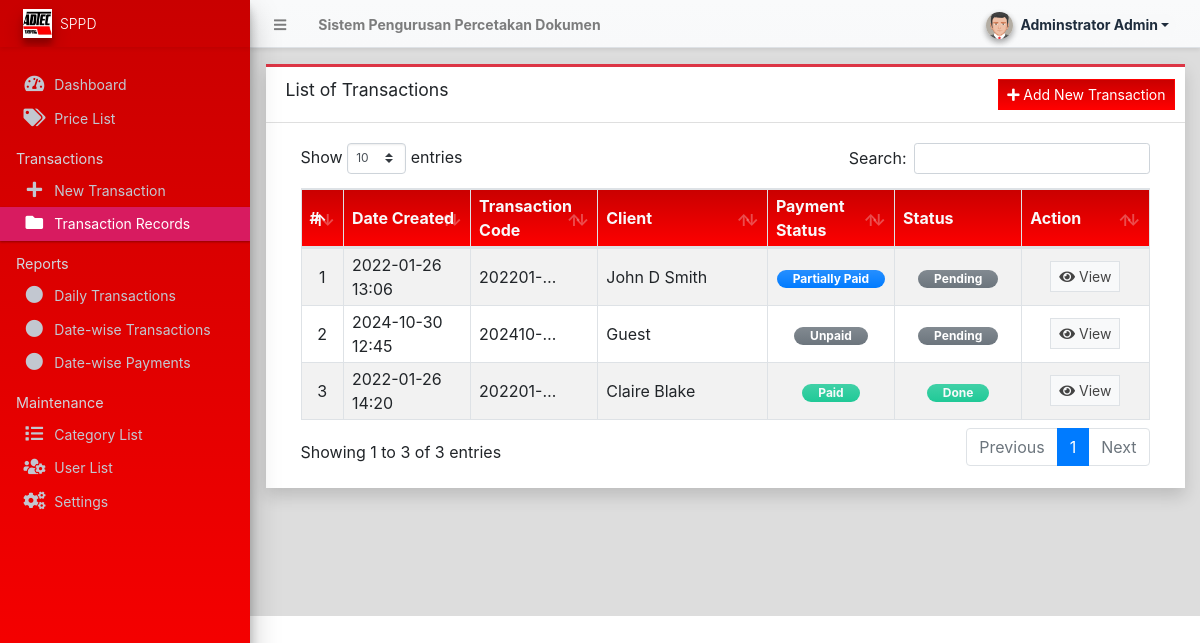
Page /admin/?page=transactions (signed in) on the earlier database version.
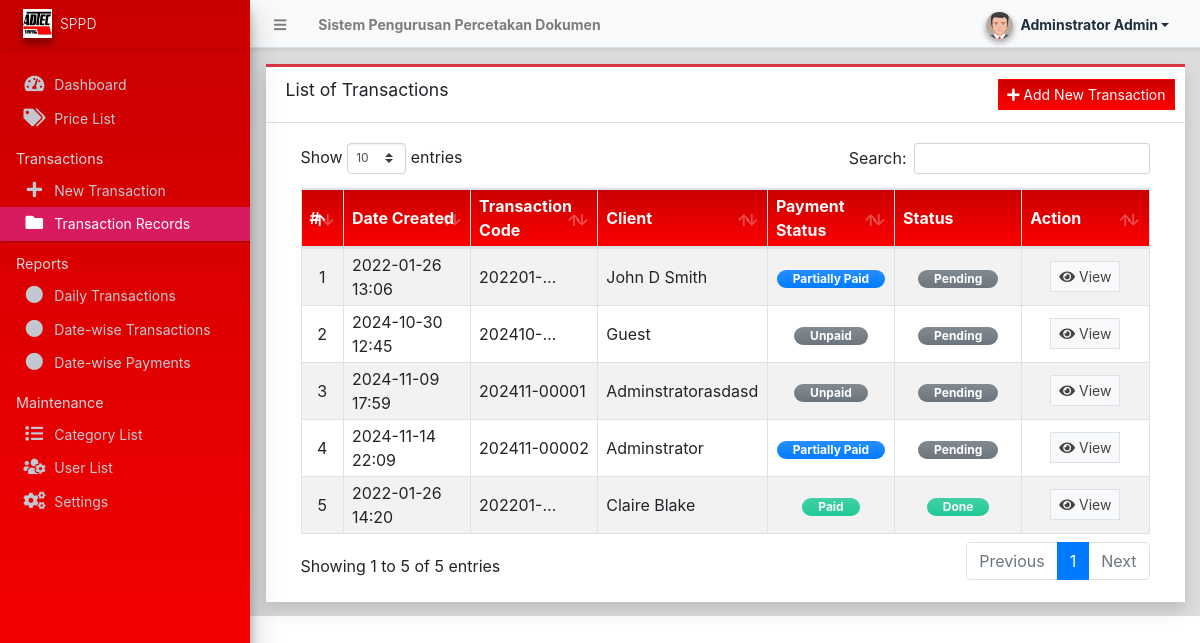
Same page on the later database version.
### tables this page shows
CREATE TABLE IF NOT EXISTS `transaction_list` (
  `id` int NOT NULL AUTO_INCREMENT,
  `code` varchar(100) NOT NULL,
  `user_id` int DEFAULT NULL,
  `client_name` text NOT NULL,
  `client_contact` text NOT NULL,
  `client_address` text NOT NULL,
  `total_amount` float NOT NULL DEFAULT '0',
  `paid_amount` float NOT NULL DEFAULT '0',
  `balance` float NOT NULL DEFAULT '0',
  `payment_status` tinyint(1) NOT NULL DEFAULT '0' COMMENT '0=Unpaid, 1=partially paid, 2= paid',
  `status` tinyint(1) NOT NULL DEFAULT '0' COMMENT '0=pending, 1= On-process, 2= done',
  `date_created` datetime NOT NULL DEFAULT CURRENT_TIMESTAMP,
  `date_updated` datetime DEFAULT NULL ON UPDATE CURRENT_TIMESTAMP,
  PRIMARY KEY (`id`)
);

### config.php (called while the page is built, shortened)
<?php
require_once('classes/DBConnection.php');
require_once('classes/SystemSettings.php');
function validate_image($file){
	if(!empty($file)){
        $ex = explode('?',$file);
        $file = $ex[0];
        $param =  isset($ex[1]) ? '?'.$ex[1]  : '';
		if(is_file(base_app.$file)){
			return base_url.$file.$param;
		}else{
			return base_url.'dist/img/no-image-available.png';
		}
	}else{
		return base_url.'dist/img/no-image-available.png';
	}
}
function isMobileDevice(){
    $aMobileUA = array(
        '/iphone/i' => 'iPhone',
        '/ipod/i' => 'iPod',
        '/ipad/i' => 'iPad',
        '/android/i' => 'Android',
        '/blackberry/i' => 'BlackBerry',
        '/webos/i' => 'Mobile'
    );
    return false;
}
?>

### classes/DBConnection.php (called while the page is built, shortened)
<?php
class DBConnection{
    private $host = DB_SERVER;
    private $username = DB_USERNAME;
    private $password = DB_PASSWORD;
    private $database = DB_NAME;
    public $conn;
    public function __construct(){
        if (!isset($this->conn)) {
            $this->conn = new mysqli($this->host, $this->username, $this->password, $this->database);
        }
    }
}
?>

### classes/SystemSettings.php (called while the page is built, shortened)
<?php
class SystemSettings extends DBConnection{
	function userdata($field = ''){
		if(!empty($field)){
			if(isset($_SESSION['userdata'][$field]))
				return $_SESSION['userdata'][$field];
			else
				return null;
		}else{
			return false;
		}
	}
	function info($field=''){
		if(!empty($field)){
			if(isset($_SESSION['system_info'][$field]))
				return $_SESSION['system_info'][$field];
			else
				return false;
		}else{
			return false;
		}
	}
}
$_settings = new SystemSettings();
?>

### admin/transactions/index.php (the view, shortened to what this page needs)
<div class="card card-outline card-red rounded-0 shadow">
	<div class="card-header">
		<h3 class="card-title">List of Transactions</h3>
		<div class="card-tools">
			<a href="./?page=transactions/manage_transaction" class="btn btn-flat btn-sm btn-primary"><span class="fas fa-plus"></span>  Add New Transaction</a>
		</div>
	</div>
	<div class="card-body">
		<div class="container-fluid">
        <div class="container-fluid">
			<table class="table table-bordered table-hover table-striped">
				<colgroup>
					<col width="5%">
					<col width="15%">
					<col width="15%">
					<col width="20%">
					<col width="15%">
					<col width="15%">
					<col width="15%">
				</colgroup>
				<thead>
					<tr class="bg-gradient-red text-light">
						<th>#</th>
						<th>Date Created</th>
						<th>Transaction Code</th>
						<th>Client</th>
						<th>Payment Status</th>
						<th>Status</th>
						<th>Action</th>
					</tr>
				</thead>
				<tbody>
					<?php
						$i = 1;
						$user_id = $_settings->userdata('user_id') ;
						if ($_settings->userdata('type') == 1){
							$qry = $conn->query("SELECT * from `transaction_list` order by `status` asc,unix_timestamp(date_created) asc ");
						}
						else{
							$qry = $conn->query("SELECT * from `transaction_list` WHERE user_id = '$user_id'  order by `status` asc,unix_timestamp(date_created) asc ");
						}
						while($row = $qry->fetch_assoc()):
					?>
						<tr>
							<td class="text-center"><?php echo $i++; ?></td>
							<td class=""><?php echo date("Y-m-d H:i",strtotime($row['date_created'])) ?></td>
							<td class=""><p class="m-0 truncate-1"><?php echo $row['code'] ?></p></td>
							<td class=""><p class="m-0 truncate-1"><?php echo $row['client_name'] ?></p></td>
							<td class="text-center">
								<?php
									switch ($row['payment_status']){
										case 0:
											echo '<span class="rounded-pill badge badge-secondary bg-gradient-secondary px-3">Unpaid</span>';
											break;
										case 1:
											echo '<span class="rounded-pill badge badge-primary bg-gradient-primary px-3">Partially Paid</span>';
											break;
										case 2:
											echo '<span class="rounded-pill badge badge-teal bg-gradient-teal px-3 text-light">Paid</span>';
											break;
									}
								?>
							</td>
							<td class="text-center">
								<?php
									switch ($row['status']){
										case 0:
											echo '<span class="rounded-pill badge badge-secondary bg-gradient-secondary px-3">Pending</span>';
											break;
										case 2:
											echo '<span class="rounded-pill badge badge-teal bg-gradient-teal px-3 text-light">Done</span>';
											break;
									}
								?>
							</td>
							<td align="center">
								 <a href="./?page=transactions/view_transaction&id=<?= $row['id'] ?>" class="btn btn-flat btn-default btn-sm border"><i class="fa fa-eye"></i> View</a>
							</td>
						</tr>
					<?php endwhile; ?>
				</tbody>
			</table>
		</div>
		</div>
	</div>
</div>

### admin/index.php (shortened to what this page needs)
<?php require_once('../config.php'); ?>
 <!DOCTYPE html>
<html lang="en" class="" style="height: auto;">
<?php require_once('inc/header.php') ?>
  <body class="layout-fixed control-sidebar-slide-open layout-navbar-fixed" data-new-gr-c-s-check-loaded="14.991.0" data-gr-ext-installed="" style="height: auto;">
    <div class="wrapper">
     <?php require_once('inc/topBarNav.php') ?>
     <?php require_once('inc/navigation.php') ?>
     <?php $page = isset($_GET['page']) ? $_GET['page'] : 'home';  ?>
      <div class="content-wrapper pt-3" style="min-height: 567.854px;">
        <section class="content ">
          <div class="container-fluid">
            <?php
              if(!file_exists($page.".php") && !is_dir($page)){
                  include '404.html';
              }else{
                if(is_dir($page))
                  include $page.'/index.php';
                else
                  include $page.'.php';
              }
            ?>
          </div>
        </section>
      </div>
      <?php require_once('inc/footer.php') ?>
  </body>
</html>

### admin/inc/header.php (shortened to what this page needs)
<head>
    <link rel="stylesheet" href="<?php echo base_url ?>plugins/fontawesome-free/css/all.min.css">
    <link rel="stylesheet" href="<?php echo base_url ?>plugins/tempusdominus-bootstrap-4/css/tempusdominus-bootstrap-4.min.css">
  <link rel="stylesheet" href="<?php echo base_url ?>plugins/datatables-bs4/css/dataTables.bootstrap4.min.css">
  <link rel="stylesheet" href="<?php echo base_url ?>plugins/datatables-responsive/css/responsive.bootstrap4.min.css">
  <link rel="stylesheet" href="<?php echo base_url ?>plugins/datatables-buttons/css/buttons.bootstrap4.min.css">
  <link rel="stylesheet" href="<?php echo base_url ?>plugins/select2/css/select2.min.css">
  <link rel="stylesheet" href="<?php echo base_url ?>plugins/select2-bootstrap4-theme/select2-bootstrap4.min.css">
    <link rel="stylesheet" href="<?php echo base_url ?>plugins/icheck-bootstrap/icheck-bootstrap.min.css">
    <link rel="stylesheet" href="<?php echo base_url ?>plugins/jqvmap/jqvmap.min.css">
    <link rel="stylesheet" href="<?php echo base_url ?>plugins/fullcalendar/main.css">
    <link rel="stylesheet" href="<?php echo base_url ?>dist/css/adminlte.css">
    <link rel="stylesheet" href="<?php echo base_url ?>dist/css/custom.css">
    <link rel="stylesheet" href="<?php echo base_url ?>plugins/overlayScrollbars/css/OverlayScrollbars.min.css">
    <link rel="stylesheet" href="<?php echo base_url ?>plugins/daterangepicker/daterangepicker.css">
    <link rel="stylesheet" href="<?php echo base_url ?>plugins/summernote/summernote-bs4.min.css">
  <link rel="stylesheet" href="<?php echo base_url ?>plugins/sweetalert2-theme-bootstrap-4/bootstrap-4.min.css">
  </head>

### admin/inc/topBarNav.php (shortened to what this page needs)
<nav class="main-header navbar navbar-expand navbar-light border-top-0  border-left-0 border-right-0 text-sm shadow-sm bg-gradient-light">
  <ul class="navbar-nav">
    <li class="nav-item">
    <a class="nav-link" data-widget="pushmenu" href="#" role="button"><i class="fas fa-bars"></i></a>
    </li>
    <li class="nav-item d-none d-sm-inline-block">
      <a href="<?php echo base_url ?>" class="nav-link"><b><?php echo (!isMobileDevice()) ? $_settings->info('name'):$_settings->info('short_name'); ?></b></a>
    </li>
  </ul>
  <ul class="navbar-nav ml-auto">
    <li class="nav-item">
      <div class="btn-group nav-link">
            <button type="button" class="btn btn-rounded badge badge-light dropdown-toggle dropdown-icon" data-toggle="dropdown">
              <span><img src="<?php echo validate_image($_settings->userdata('avatar')) ?>" class="img-circle elevation-2 user-img" alt="User Image"></span>
              <span class="ml-3"><?php echo ucwords($_settings->userdata('firstname').' '.$_settings->userdata('lastname')) ?></span>
            </button>
        </div>
    </li>
  </ul>
</nav>

### admin/inc/navigation.php (shortened to what this page needs)
<?php if ($_settings->userdata('type') == 1):
  $base_page = "admin";
 endif;
endif; ?>
<aside class="main-sidebar sidebar-dark-maroon elevation-4 sidebar-no-expand bg-gradient-red">
  <a href="<?php echo base_url ?>admin" class="brand-link bg-transparent text-sm border-0 shadow-sm">
    <img src="<?php echo validate_image($_settings->info('logo')) ?>" alt="Store Logo"
      class="brand-image elevation-3 bg-white"
      style="width: 1.8rem;height: 1.8rem;max-height: unset;object-fit:scale-down;object-position:center center">
    <span class="brand-text font-weight-light"><?php echo $_settings->info('short_name') ?></span>
  </a>
  <div
    class="sidebar os-host os-theme-light os-host-overflow os-host-overflow-y os-host-resize-disabled os-host-transition os-host-scrollbar-horizontal-hidden">
    <div class="os-content-glue" style="margin: 0px -8px; width: 249px; height: 646px;"></div>
    <div class="os-padding">
      <div class="os-viewport os-viewport-native-scrollbars-invisible" style="overflow-y: scroll;">
        <div class="os-content" style="padding: 0px 8px; height: 100%; width: 100%;">
          <nav class="mt-4">
            <ul
              class="nav nav-pills nav-sidebar flex-column text-sm nav-compact nav-flat nav-child-indent nav-collapse-hide-child"
              data-widget="treeview" role="menu" data-accordion="false">
              <li class="nav-item dropdown">
                <a href="./" class="nav-link nav-home">
                  <i class="nav-icon fas fa-tachometer-alt"></i>
                  <p>
                    Dashboard
                  </p>
                </a>
              </li>
              <li class="nav-item">
                <a href="<?php echo base_url . $base_page ?>/?page=prices" class="nav-link nav-prices">
                  <i class="nav-icon fas fa-tags"></i>
                  <p>
                    Price List
                  </p>
                </a>
              </li>
              <li class="nav-header">Transactions</li>
              <li class="nav-item dropdown">
                <a href="<?php echo base_url . $base_page ?>/?page=transactions/manage_transaction"
                  class="nav-link nav-transactions_manage_transaction">
                  <i class="nav-icon fas fa-plus"></i>
                  <p>
                    New Transaction
                  </p>
                </a>
              </li>
              <li class="nav-item">
                <a href="<?php echo base_url . $base_page ?>/?page=transactions" class="nav-link nav-transactions">
                  <i class="nav-icon fas fa-folder"></i>
                  <p>
                    Transaction Records
                  </p>
                </a>
              </li>
              <?php if ($_settings->userdata('type') == 1): ?>
                <li class="nav-header">Reports</li>
                <li class="nav-item dropdown">
                  <a href="<?php echo base_url . $base_page ?>/?page=reports/daily_transaction"
                    class="nav-link nav-reports_daily_transaction">
                    <i class="nav-icon fas fa-circle"></i>
                    <p>
                      Daily Transactions
                    </p>
                  </a>
                </li>
                <li class="nav-item dropdown">
                  <a href="<?php echo base_url . $base_page ?>/?page=reports/date_wise_transaction"
                    class="nav-link nav-reports_date_wise_transaction">
                    <i class="nav-icon fas fa-circle"></i>
                    <p>
                      Date-wise Transactions
                    </p>
                  </a>
                </li>
                <li class="nav-item dropdown">
                  <a href="<?php echo base_url . $base_page ?>/?page=reports/date_wise_payment"
                    class="nav-link nav-reports_date_wise_payment">
                    <i class="nav-icon fas fa-circle"></i>
                    <p>
                      Date-wise Payments
                    </p>
                  </a>
                </li>
                <li class="nav-header">Maintenance</li>
                <li class="nav-item dropdown">
                  <a href="<?php echo base_url . $base_page ?>/?page=categories" class="nav-link nav-categories">
                    <i class="nav-icon fas fa-list"></i>
                    <p>
                      Category List
                    </p>
                  </a>
                </li>
                <li class="nav-item dropdown">
                  <a href="<?php echo base_url . $base_page ?>/?page=user/list" class="nav-link nav-user_list">
                    <i class="nav-icon fas fa-users-cog"></i>
                    <p>
                      User List
                    </p>
                  </a>
                </li>
                <li class="nav-item dropdown">
                  <a href="<?php echo base_url . $base_page ?>/?page=system_info" class="nav-link nav-system_info">
                    <i class="nav-icon fas fa-cogs"></i>
                    <p>
                      Settings
                    </p>
                  </a>
                </li>
              <?php endif; ?>
            </ul>
          </nav>
        </div>
      </div>
    </div>
  </div>
</aside>

### admin/inc/footer.php (shortened to what this page needs)
</div>

### admin/inc/topBarNav.php (style rules this page uses)
.user-img { position: absolute; height: 27px; width: 27px; object-fit: cover; left: -7%; top: -12%; }
.btn-rounded { border-radius: 50px; }

Differences in the rows shown:
added transaction_list: date_created "2024-11-09 17:59", code "202411-00001", client_name "Adminstratorasdasd", payment_status "Unpaid", status "Pending"
added transaction_list: date_created "2024-11-14 22:09", code "202411-00002", client_name "Adminstrator", payment_status "Partially Paid", status "Pending"
Other differences:
text written by a page script: "Show entries Search: Showing 1 to 3 of 3 entries Previous 1 Next" → "Show entries Search: Showing 1 to 5 of 5 entries Previous 1 Next"
